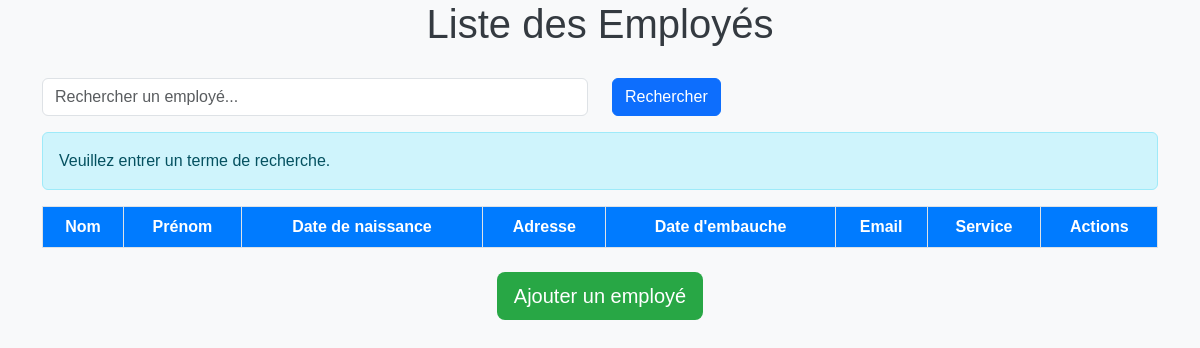
Page /employe/rechercher on the earlier database version.
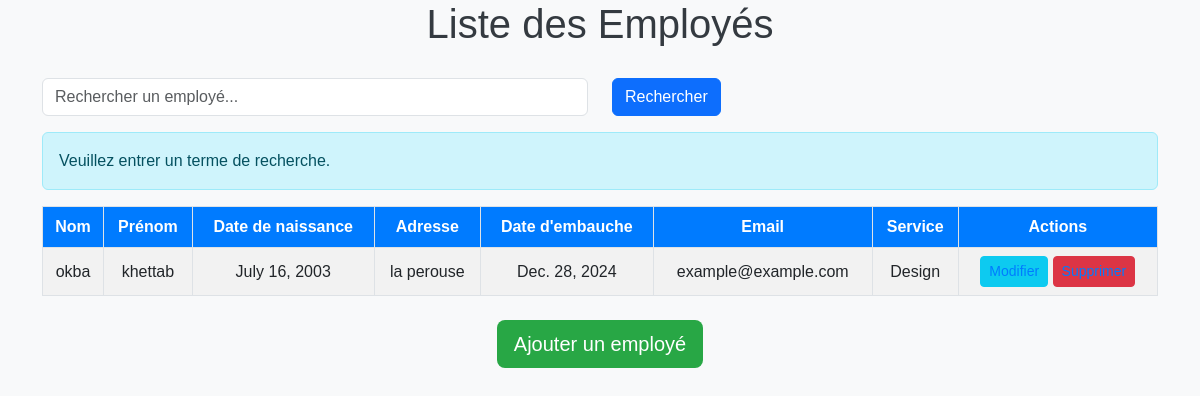
Same page on the later database version.
### admin_rh/models.py (models this page shows, shortened)
class Employe(models.Model):
    nom = models.CharField(max_length=50)
    prenom = models.CharField(max_length=50)
    sexe = models.CharField(max_length=10,choices=[('M', 'HOMME'), ('F', 'FEMME')],default='M')
    adresse=models.CharField(max_length=250)
    date_naissance = models.DateField()
    email = models.EmailField(max_length=100)
    date_embauche = models.DateField()
    service = models.ForeignKey(Service, on_delete=models.CASCADE,related_name="rel_emp")

class Service(models.Model):
    nom_service = models.CharField(max_length=50)
    description = models.CharField(max_length=50)
    def __str__(self):
        return self.nom_service

### admin_rh/views.py (the view, shortened to what this page needs)
# urls.py: path('employe/rechercher',views.rechercherEmploye,name='rechercheList'),
def rechercherEmploye(request):
    if request.method == 'GET':
        query = request.GET.get('search','').strip()
        return render(request, 'testdjango.html', {'Employes': Employe.objects.all(),'message': 'Veuillez entrer un terme de recherche.','search_mode': False})
    return render(request, 'testdjango.html', {'Employes': Employe.objects.all(),'message': 'Utilisez la méthode GET pour effectuer une recherche.','search_mode': False})

### admin_rh/templates/testdjango.html (shortened to what this page needs)
<!DOCTYPE html>
<html lang="fr">
<head>
    <link href="https://cdn.jsdelivr.net/npm/bootstrap@5.3.0-alpha1/dist/css/bootstrap.min.css" rel="stylesheet">
</head>
<body>
    <h1>Liste des Employés</h1>
    <div class="container">
        <form method="GET" action="{% url 'rechercheList' %}">
            <div class="row mb-3">
                <div class="col-md-6">
                    <input type="text" class="form-control" name="search" placeholder="Rechercher un employé..." value="{{ request.GET.search }}">
                </div>
                <div class="col-md-3">
                    <button type="submit" class="btn btn-primary">Rechercher</button>
                </div>
            </div>
        </form>
        {% if message %}
            <div class="alert alert-info">{{ message }}</div>
        {% endif %}
        <table class="table table-striped table-hover">
            <thead>
                <tr>
                    <th>Nom</th>
                    <th>Prénom</th>
                    <th>Date de naissance</th>
                    <th>Adresse</th>
                    <th>Date d'embauche</th>
                    <th>Email</th>
                    <th>Service</th>
                    <th>Actions</th>
                </tr>
            </thead>
            <tbody>
                {% for x in Employes %}
                    <tr>
                        <td>{{ x.nom }}</td>
                        <td>{{ x.prenom }}</td>
                        <td>{{ x.date_naissance }}</td>
                        <td>{{ x.adresse }}</td>
                        <td>{{ x.date_embauche }}</td>
                        <td>{{ x.email }}</td>
                        <td>{{ x.service }}</td>
                        <td>
                            <a href="{% url 'editemp' x.id %}" class="btn btn-info btn-sm">Modifier</a>
                            <a href="{% url 'delemp' x.id %}" class="btn btn-danger btn-sm">Supprimer</a>
                        </td>
                    </tr>
                {% endfor %}
            </tbody>
        </table>
        <div class="text-center mt-4">
            <a href="{% url 'addemp' %}" class="btn btn-custom btn-lg">Ajouter un employé</a>
        </div>
    </div>
</body>
</html>

Differences in the rows shown:
added Employe: nom "okba", prenom "khettab", date_naissance "July 16, 2003", adresse "la perouse", date_embauche "Dec. 28, 2024", email "example@example.com", service "Design"
